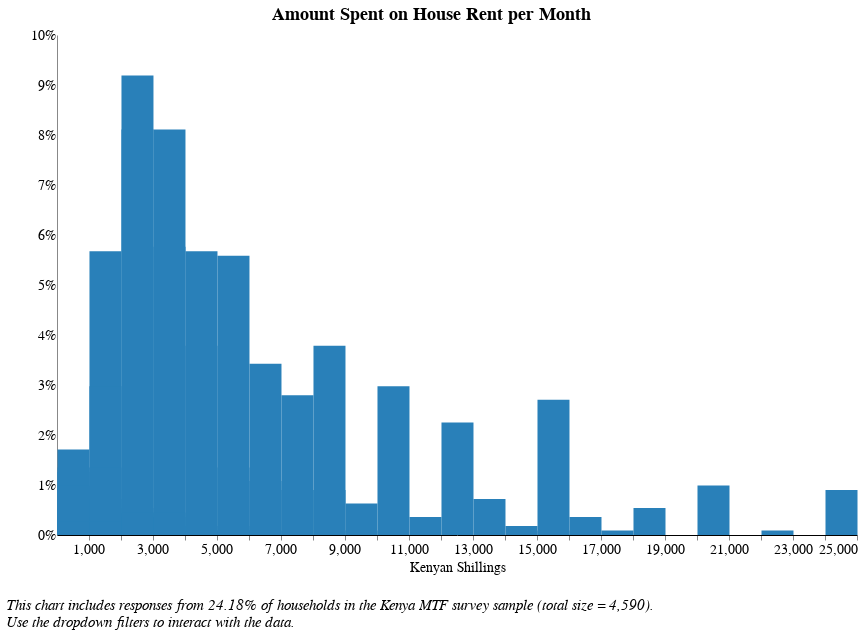

The cell this chart's notebook holds for it:
### Code cell
# L.2

source1 = section_l[section_l[['l_l_17']].notnull().all(1)]

c_1 = source1['l_l_17'] != 'NaN'
c_2 = source1['elc_aggr_tier'] != 'NaN'

source = source1[conjunction(c_1,c_2)]
df = source[['elc_aggr_tier','l_l_17', 'locality_ur']]

# chart
chart = alt.Chart(df).transform_joinaggregate(
    total='count(*)'
).transform_calculate(
    pct='1 / datum.total'
).mark_rect(color = '#2980B9'
).encode(
    x = alt.X('l_l_17', 
              bin=alt.Bin(extent=[1, 25000], step=1000), 
              scale = alt.Scale(domain=(1, 25000),clamp = True),
              axis = alt.Axis(title = "Kenyan Shillings")),
    y= alt.Y('sum(pct):Q', axis=alt.Axis(format='%'), title = " "),
    tooltip = [alt.Tooltip('l_l_17:N', title = "Response (Binned)"), 
               alt.Tooltip('sum(pct):Q', format = '.2%', title = "Percentage")]
).properties(
    width = 800,
    height = 500,
    title = "Amount Spent on House Rent  "
)

# Locality Filter
locality_options = [None, 'Urban', 'Rural']
locality_labels = ['National', 'Urban', 'Rural']

locality_dropdown=alt.binding_select(
    options= locality_options, 
    labels = locality_labels, 
    name = "Locality Breakdown  ")
locality_select=alt.selection_single(
    fields=['locality_ur'],
    bind=locality_dropdown)

# Tier Filter
tiers = [None, 'Tier 0', 'Tier 1', 'Tier 2', 'Tier 3', 'Tier 4', 'Tier 5']
tier_labels = ['All Tiers', 'Tier 0', 'Tier 1', 'Tier 2', 'Tier 3', 'Tier 4', 'Tier 5']
tier_dropdown=alt.binding_select(options=tiers, 
                                 labels = tier_labels, 
                                 name = "Electricity Tier  ")
tier_select=alt.selection_single(fields=['elc_aggr_tier'],
                                bind=tier_dropdown)

# Primary cooking fuel

cooking_options = [None, 'Firewood', 'Charcoal', 'Kerosene', 'Not applicable',
                   'Biomass Briquette', 'Electricity', 'Biogas', 'Coal/lignite']

cooking_labels = ['All responses', 'Firewood', 'Charcoal', 'Kerosene', 'Not applicable',
                  'Biomass Briquette', 'Electricity', 'Biogas', 'Coal/lignite']

cooking_dropdown = alt.binding_select(
    options = cooking_options, 
    labels = cooking_labels, 
    name = "Primary source of cooking fuel  ")

cooking_select=alt.selection_single(
    fields=['Primary_1st_fuel'],
    bind=cooking_dropdown)

# Primary lighting filter 

lighting_options = [None, 'National grid',
                   'Rechargeable Battery',
                   'No electricity', 
                   'Solar Lantern/Lighting System',
                   'Solar Home System',
                   'Generator (Connecting one or more households)',
                   'Other']

lighting_labels = ['All responses', 'National grid',
                   'Rechargeable Battery',
                   'No electricity', 
                   'Solar Lantern/Lighting System',
                   'Solar Home System',
                   'Generator',
                   'Other']

lighting_dropdown = alt.binding_select(
    options = lighting_options, 
    labels = lighting_labels, 
    name = "Primary source of electricity  ")

lighting_select=alt.selection_single(
    fields=['c_c_159'],
    bind=lighting_dropdown)

chart = (chart).add_selection(
    tier_select
).transform_filter(
    tier_select 
).add_selection(
    locality_select
).transform_filter(
    locality_select
)

chart = chart.properties(
    title={
      "text": ["Amount Spent on House Rent per Month"],
      "color": "black",
        "font": 'Times New Roman'
    }
)

final = alt.concat(chart,
    title=alt.TitleParams(
        ['', '',  
         'This chart includes responses from 24.18% of households in the Kenya MTF survey sample (total size = 4,590).',
         'Use the dropdown filters to interact with the data.'],
        baseline='bottom',
        orient='bottom',
        anchor='start',
        font = 'Times New Roman',
        fontWeight='normal',
        fontStyle = "italic",
        fontSize=15)
)

final = final.configure(font = 'Times New Roman')
final

### Figure 1 — Vega-Lite specification as saved in the notebook (floating-point values rounded to 4 significant figures; data arrays with more than 128 entries replaced by an {"elided": "..."} marker saying what was removed)
{"width": 800, "height": 400, "config": {"title": {"fontSize": 18, "font": "Times New Roman", "anchor": "center", "fontColor": "#000000"}, "axisX": {"domain": true, "domainColor": "#000000", "grid": false, "labelFont": "Times New Roman", "labelFontSize": 14, "titleFont": "Times New Roman", "titleFontSize": 14, "titleFontWeight": "normal", "title": "X Axis Title (units)"}, "axisY": {"domain": true, "grid": false, "gridColor": "#DEDDDD", "gridWidth": 1, "labelFont": "Times New Roman", "labelFontSize": 14, "labelAngle": 0, "ticks": false, "titleFont": "Times New Roman", "titleFontSize": 14, "titleFontWeight": "normal", "titlePadding": 10, "title": "Y Axis Title (units)"}, "range": {"category": ["#2980B9", "#003366", "#FFAE19", "#D68910", "#E67E22", "#D35400", "#FF4500", "#FF6162", "#438B28", "#45B39D", "#99ADC1", "#212F3C"]}, "legend": {"labelFont": "Times New Roman", "labelFontSize": 14, "symbolType": "square", "symbolSize": 100, "titleFont": "Times New Roman", "titleFontSize": 14, "titleFontWeight": "normal", "title": "Legend", "orient": "right", "offset": 0}, "tooltip": {"font": "Open Sans"}, "view": {"stroke": "transparent", "text": {"font": "Times New Roman", "color": ["#2980B9", "#003366", "#FFAE19", "#D68910", "#E67E22", "#D35400", "#FF4500", "#FF6162", "#438B28", "#45B39D", "#99ADC1", "#212F3C"], "fontSize": 14, "align": "right", "fontWeight": 400, "size": 14}, "bar": {"size": 40, "binSpacing": 1, "continuousBandSize": 30, "discreteBandSize": 30, "fill": ["#2980B9", "#003366", "#FFAE19", "#D68910", "#E67E22", "#D35400", "#FF4500", "#FF6162", "#438B28", "#45B39D", "#99ADC1", "#212F3C"], "stroke": false}}, "font": "Times New Roman"}, "concat": [{"mark": {"type": "rect", "color": "#2980B9"}, "encoding": {"tooltip": [{"type": "nominal", "field": "l_l_17", "title": "Response (Binned)"}, {"type": "quantitative", "aggregate": "sum", "field": "pct", "format": ".2%", "title": "Percentage"}], "x": {"type": "quantitative", "axis": {"title": "Kenyan Shillings"}, "bin": {"extent": [1, 25000], "step": 1000}, "field": "l_l_17", "scale": {"clamp": true, "domain": [1, 25000]}}, "y": {"type": "quantitative", "aggregate": "sum", "axis": {"format": "%"}, "field": "pct", "title": " "}}, "height": 500, "selection": {"selector016": {"type": "single", "fields": ["elc_aggr_tier"], "bind": {"input": "select", "options": [null, "Tier 0", "Tier 1", "Tier 2", "Tier 3", "Tier 4", "Tier 5"], "labels": ["All Tiers", "Tier 0", "Tier 1", "Tier 2", "Tier 3", "Tier 4", "Tier 5"], "name": "Electricity Tier  "}}, "selector015": {"type": "single", "fields": ["locality_ur"], "bind": {"input": "select", "options": [null, "Urban", "Rural"], "labels": ["National", "Urban", "Rural"], "name": "Locality Breakdown  "}}}, "title": {"text": ["Amount Spent on House Rent per Month"], "color": "black", "font": "Times New Roman"}, "transform": [{"joinaggregate": [{"op": "count", "field": "*", "as": "total"}]}, {"calculate": "1 / datum.total", "as": "pct"}, {"filter": {"selection": "selector016"}}, {"filter": {"selection": "selector015"}}], "width": 800}], "data": {"name": "data-5b1497d497c05ebe7ac46c4d54bc35e9"}, "title": {"text": ["", "", "This chart includes responses from 24.18% of households in the Kenya MTF survey sample (total size = 4,590).", "Use the dropdown filters to interact with the data."], "anchor": "start", "baseline": "bottom", "font": "Times New Roman", "fontSize": 15, "fontStyle": "italic", "fontWeight": "normal", "orient": "bottom"}, "$schema": "https://vega.github.io/schema/vega-lite/v4.8.1.json", "datasets": {"data-5b1497d497c05ebe7ac46c4d54bc35e9": {"elided": "1110 records"}}}
